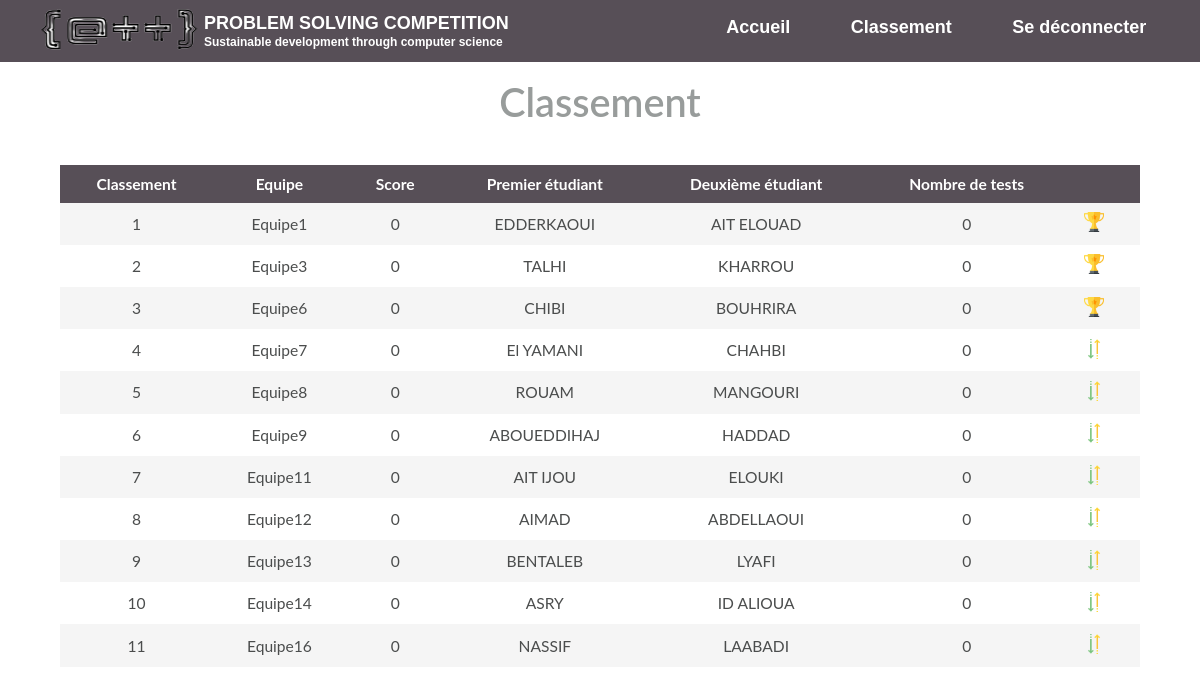
The page /Ranking/ (signed in) on the database its author committed.
### app/models.py (models this page shows, shortened)
class Participant(models.Model):
    Username = models.CharField(max_length=30)
    Score = models.IntegerField(default=0)
    First_Student_Name = models.CharField(max_length=50)
    Second_Student_Name = models.CharField(max_length=50)
    Number_Of_Tests = models.IntegerField(default=0)

### app/views.py (the view)
# urls.py: path('Ranking/', views.Ranking, name='ranking'),
@login_required(login_url="login")
def Ranking(request):
    participants = (
        Participant.objects.filter(~Q(Username="e-plusplus"))
        .order_by("Score")
        .reverse()
    )
    context = {"participants": participants, "pass": 3}
    return render(request, "Ranking.html", context)

### app/templates/Ranking.html (shortened to what this page needs)
<!DOCTYPE html>
{% load static %}
<html lang="en">
<head>
    <link rel="stylesheet"  href="/static/css/Ranking.css?{% now 'U' %}">
</head>
<body>
    <div class="navbar">
        <div class="left-div">
            <img src="{% static 'images/logo-image.png' %}" class="logo-image">
            <h3 class="title">PROBLEM SOLVING COMPETITION</h3>
            <h3 class="subtitle">Sustainable development through computer science</h3>
        </div>
        <div class="right-div">
            <li><a href="{% url 'home' %}" class="link">Accueil</a></li>
            <li><a href="{% url 'ranking' %}" class="link">Classement</a></li>
            <li><a href="{% url 'logout' %}" class="link">Se déconnecter</a></li>
        </div>
    </div>
    <div class="container">
        <header>
    <h1>Classement</h1>
        </header>
        <div class="wrapper">
            <table>
                <thead>
                    <tr>
                        <th>Classement</th>
                        <th>Equipe</th>
                        <th>Score</th>
                        <th>Premier étudiant</th>
                        <th>Deuxième étudiant</th>
                        <th>Nombre de tests</th>
                        <th> </th>
                    </tr>
                </thead>
                <tbody>
                {% for participant in participants %}
                    {% if forloop.counter <= pass %}
                    <tr class="pass">
                    {% else %}
                    <tr class="exclu">
                    {% endif %}
                        <td class="rank">{{forloop.counter}}</td>
                        <td class="team">{{participant.Username}}</td>
                        <td class="score">{{participant.Score}}</td>
                        <td class="prob">{{participant.First_Student_Name}}</td>
                        <td class="prob">{{participant.Second_Student_Name}}</td>
                        <td class="test">{{participant.Number_Of_Tests}}</td>
                        {% if forloop.counter <= pass %}
                        <td class="icon"><img src="{% static 'images/tr.png' %}" alt="trophy" width="20px"></td>
                        {% else %}
                        <td class="icon"><img src="{% static 'images/ar.png' %}" alt="exclu" width="20px"></td>
                        {% endif %}
                    </tr>
                {% endfor %}
                </tbody>
            </table>
        </div>
    </div>
</body>
</html>

### static/css/Ranking.css (style rules this page uses)
* { box-sizing: border-box; }
html { margin: 0 0 0 0; width:100%; height: 100%; }
body { margin: 0 0 0 0; width:100%; height:100%; font-family: 'Lato', Arial, sans-serif; color: #989c9b; }
.navbar { background-color: #574f57; width:100%; height:5.2vw; list-style-type: none; position: relative; }
.left-div { margin-left:3%; padding: 0 0; margin-top:0; height:100%; width:40%; float:left; margin-right:15%; }
.logo-image { height:100%; width:35%; float: left; }
.title { margin:0 0 0 0; padding-top:1.1vw; font-size:1.5vw; color:white; font-family:arial; }
.subtitle { margin:0 0 0 0; padding-top:1px; font-size:1vw; color:white; font-family:arial; }
.right-div { width:42%; height:100%; margin-left:58%; }
li a { float:left; color: white; font-size:1.5vw; font-family:arial; text-align: center; padding:0 6%; text-decoration: none; font-weight: bold; margin-top:1.4vw; }
.container > header { margin: 0 auto; padding: 1em; text-align: center; }
.container > header h1 { font-weight: 600; font-size: 3.3vw; margin: 0; }
.wrapper { line-height: 1.5vw; margin: 0 auto; padding: 2vw 0 3vw; width: 90%; max-width: 2000px; overflow: hidden; }
table { border-collapse: collapse; width: 100%; background: #fff; }
th { background-color: #574f57; font-weight: bold; color: #fff; white-space: nowrap; font-size:2vw; }
td, th { padding: 0.8vw 1.5vw; text-align: left; font-size:1.3vw; }
tbody tr:nth-child(2n-1) { background-color: #f5f5f5; transition: all .125s ease-in-out; }
td.rank { text-transform: capitalize; }
.prob { text-align: center; }
.test { text-align: center; }
.score { text-align: center; }
.rank { text-align: center; }
.team { text-align: center; text-transform: capitalize ; }
th { text-align: center; }
td { color: #4b4d4d; }

### rows shown on the page
Participant: Username "Equipe1", Score "0", First_Student_Name "EDDERKAOUI", Second_Student_Name "AIT ELOUAD", Number_Of_Tests "0"
Participant: Username "Equipe3", Score "0", First_Student_Name "TALHI", Second_Student_Name "KHARROU", Number_Of_Tests "0"
Participant: Username "Equipe6", Score "0", First_Student_Name "CHIBI", Second_Student_Name "BOUHRIRA", Number_Of_Tests "0"
Participant: Username "Equipe7", Score "0", First_Student_Name "El YAMANI", Second_Student_Name "CHAHBI", Number_Of_Tests "0"
Participant: Username "Equipe8", Score "0", First_Student_Name "ROUAM", Second_Student_Name "MANGOURI", Number_Of_Tests "0"
Participant: Username "Equipe9", Score "0", First_Student_Name "ABOUEDDIHAJ", Second_Student_Name "HADDAD", Number_Of_Tests "0"
Participant: Username "Equipe11", Score "0", First_Student_Name "AIT IJOU", Second_Student_Name "ELOUKI", Number_Of_Tests "0"
Participant: Username "Equipe12", Score "0", First_Student_Name "AIMAD", Second_Student_Name "ABDELLAOUI", Number_Of_Tests "0"
Participant: Username "Equipe13", Score "0", First_Student_Name "BENTALEB", Second_Student_Name "LYAFI", Number_Of_Tests "0"
Participant: Username "Equipe14", Score "0", First_Student_Name "ASRY", Second_Student_Name "ID ALIOUA", Number_Of_Tests "0"
Participant: Username "Equipe16", Score "0", First_Student_Name "NASSIF", Second_Student_Name "LAABADI", Number_Of_Tests "0"
